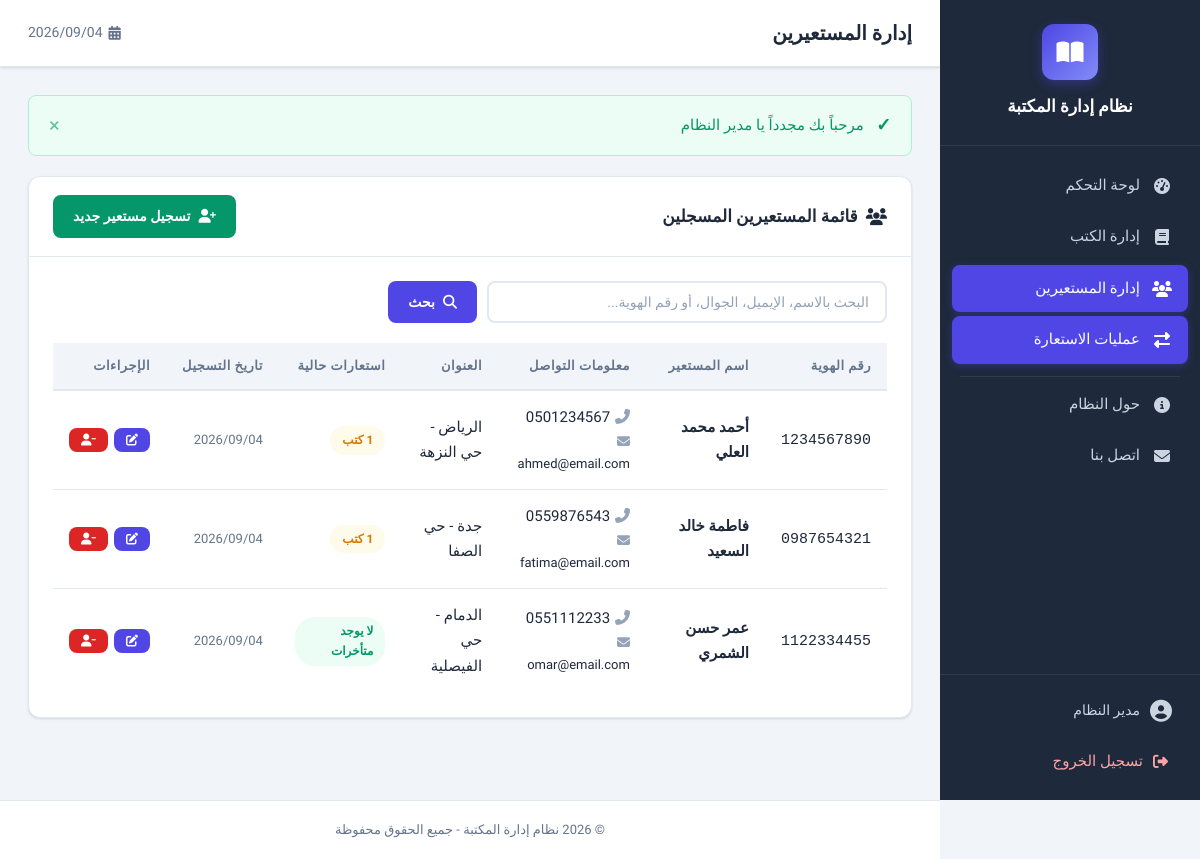
/borrowers/index.php (signed in), run on the app's committed database.
### tables this page shows
CREATE TABLE borrowers (
    id INT AUTO_INCREMENT PRIMARY KEY,                           
    name VARCHAR(100) NOT NULL,                                  
    email VARCHAR(100) UNIQUE,                                   
    phone VARCHAR(20),                                           
    address TEXT,                                                
    national_id VARCHAR(20) UNIQUE,                              
    created_at TIMESTAMP DEFAULT CURRENT_TIMESTAMP               
);

### borrowers/index.php (the view, shortened to what this page needs)
<?php
require_once __DIR__ . '/../config.php';
$search = sanitize($_GET['search'] ?? '');
$query = "
    SELECT b.*,
           (SELECT COUNT(*) FROM borrowings WHERE borrower_id = b.id AND status = 'borrowed') as active_borrowings
    FROM borrowers b
    WHERE 1=1
";
$params = [];
$query .= " ORDER BY b.created_at DESC";
try {
    $stmt = $pdo->prepare($query);
    $stmt->execute($params);
    $borrowers = $stmt->fetchAll();
} catch (PDOException $e) {
    $_SESSION['error'] = 'حدث خطأ في جلب بيانات المستعيرين.';
    $borrowers = [];
}
require_once __DIR__ . '/../includes/header.php';
?>
<div class="card">
    <div class="card-header">
        <h2><i class="fas fa-users"></i> قائمة المستعيرين المسجلين</h2>
        <a href="<?= BASE_URL ?>/borrowers/create.php" class="btn btn-success">
            <i class="fas fa-user-plus"></i> تسجيل مستعير جديد
        </a>
    </div>
    <div class="card-body">
        <form action="" method="GET" class="search-bar">
            <input type="text" name="search" class="form-control" placeholder="البحث بالاسم، الإيميل، الجوال، أو رقم الهوية..." value="<?= htmlspecialchars($search) ?>" style="flex: 1;">
            <button type="submit" class="btn btn-primary">
                <i class="fas fa-search"></i> بحث
            </button>
        </form>
        <?php if (count($borrowers) > 0): ?>
            <div class="table-responsive">
                <table class="data-table">
                    <thead>
                        <tr>
                            <th>رقم الهوية</th>
                            <th>اسم المستعير</th>
                            <th>معلومات التواصل</th>
                            <th>العنوان</th>
                            <th>استعارات حالية</th>
                            <th>تاريخ التسجيل</th>
                            <th>الإجراءات</th>
                        </tr>
                    </thead>
                    <tbody>
                        <?php foreach ($borrowers as $borrower): ?>
                        <tr>
                            <td><span style="font-family: monospace;"><?= htmlspecialchars($borrower['national_id'] ?? '---') ?></span></td>
                            <td><strong><?= htmlspecialchars($borrower['name']) ?></strong></td>
                            <td>
                                <div><i class="fas fa-phone-alt" style="color:var(--text-light); width:16px;"></i> <?= htmlspecialchars($borrower['phone'] ?? 'لا يوجد') ?></div>
                                <?php if (!empty($borrower['email'])): ?>
                                    <div style="font-size: 13px;"><i class="fas fa-envelope" style="color:var(--text-light); width:16px;"></i> <?= htmlspecialchars($borrower['email']) ?></div>
                                <?php endif; ?>
                            </td>
                            <td><?= htmlspecialchars(mb_strimwidth($borrower['address'] ?? '---', 0, 30, '...')) ?></td>
                            <td>
                                <?php if ($borrower['active_borrowings'] > 0): ?>
                                    <span class="badge badge-warning"><?= $borrower['active_borrowings'] ?> كتب</span>
                                <?php else: ?>
                                    <span class="badge badge-success">لا يوجد متأخرات</span>
                                <?php endif; ?>
                            </td>
                            <td style="font-size: 13px; color: var(--text-secondary);"><?= date('Y/m/d', strtotime($borrower['created_at'])) ?></td>
                            <td>
                                <div class="action-btns">
                                    <a href="<?= BASE_URL ?>/borrowers/edit.php?id=<?= $borrower['id'] ?>" class="btn btn-sm btn-primary" title="تعديل البيانات">
                                        <i class="fas fa-edit"></i>
                                    </a>
                                    <button type="button" onclick="confirmDelete('<?= BASE_URL ?>/borrowers/delete.php?id=<?= $borrower['id'] ?>', '<?= htmlspecialchars(addslashes($borrower['name'])) ?>')" class="btn btn-sm btn-danger" title="حذف">
                                        <i class="fas fa-user-minus"></i>
                                    </button>
                                </div>
                            </td>
                        </tr>
                        <?php endforeach; ?>
                    </tbody>
                </table>
            </div>
        <?php endif; ?>
    </div>
</div>
<?php require_once __DIR__ . '/../includes/footer.php'; ?>

### assets/css/style.css (style rules this page uses)
:root { --primary: #4f46e5; --primary-light: #818cf8; --primary-dark: #3730a3; --primary-bg: #eef2ff; --success: #059669; --success-bg: #ecfdf5; --warning: #d97706; --warning-bg: #fffbeb; --danger: #dc2626; --danger-bg: #fef2f2; --info: #0891b2; --info-bg: #ecfeff; --text-primary: #1e293b; --text-secondary: #64748b; --text-light: #94a3b8; --bg-body: #f1f5f9; --bg-white: #ffffff; --border-color: #e2e8f0; --shadow: 0 1px 3px rgba(0, 0, 0, 0.08), 0 1px 2px rgba(0, 0, 0, 0.06); --shadow-md: 0 4px 6px -1px rgba(0, 0, 0, 0.1), 0 2px 4px -1px rgba(0, 0, 0, 0.06); --shadow-lg: 0 10px 15px -3px rgba(0, 0, 0, 0.1), 0 4px 6px -2px rgba(0, 0, 0, 0.05); --sidebar-width: 260px; --sidebar-bg: #1e293b; --sidebar-text: #cbd5e1; --sidebar-hover: #334155; --sidebar-active: var(--primary); --radius: 12px; --radius-sm: 8px; --radius-lg: 16px; --transition: all 0.3s cubic-bezier(0.4, 0, 0.2, 1); }
*, *::before, *::after { margin: 0; padding: 0; box-sizing: border-box; }
html { scroll-behavior: smooth; }
body { font-family: 'Tajawal', sans-serif; font-size: 15px; line-height: 1.7; color: var(--text-primary); background-color: var(--bg-body); direction: rtl; min-height: 100vh; }
a { text-decoration: none; color: inherit; transition: var(--transition); }
button, input, select, textarea { font-family: inherit; font-size: inherit; }
.card { background: var(--bg-white); border-radius: var(--radius); box-shadow: var(--shadow); border: 1px solid var(--border-color); overflow: hidden; }
.card-header { display: flex; align-items: center; justify-content: space-between; padding: 18px 24px; border-bottom: 1px solid var(--border-color); }
.card-header h2 { font-size: 17px; font-weight: 700; display: flex; align-items: center; gap: 8px; }
.card-body { padding: 24px; }
.table-responsive { overflow-x: auto; }
.data-table { width: 100%; border-collapse: collapse; }
.data-table thead th { background: var(--bg-body); padding: 12px 16px; text-align: right; font-weight: 700; font-size: 13px; color: var(--text-secondary); text-transform: uppercase; letter-spacing: 0.5px; border-bottom: 2px solid var(--border-color); white-space: nowrap; }
.data-table tbody td { padding: 14px 16px; border-bottom: 1px solid var(--border-color); vertical-align: middle; }
.data-table tbody tr { transition: var(--transition); }
.data-table tbody tr:last-child td { border-bottom: none; }
.btn { display: inline-flex; align-items: center; gap: 8px; padding: 10px 20px; border: none; border-radius: var(--radius-sm); font-weight: 600; font-size: 14px; cursor: pointer; transition: var(--transition); white-space: nowrap; }
.btn i { font-size: 14px; }
.btn-primary { background: var(--primary); color: #fff; }
.btn-success { background: var(--success); color: #fff; }
.btn-danger { background: var(--danger); color: #fff; }
.btn-sm { padding: 6px 12px; font-size: 13px; }
.btn-sm i { font-size: 12px; }
.action-btns { display: flex; gap: 6px; flex-wrap: nowrap; }
.form-control { width: 100%; padding: 11px 16px; border: 2px solid var(--border-color); border-radius: var(--radius-sm); font-size: 14px; color: var(--text-primary); background: var(--bg-white); transition: var(--transition); outline: none; }
.form-control::placeholder { color: var(--text-light); }
.search-bar { display: flex; gap: 10px; margin-bottom: 20px; }
.search-bar .form-control { flex: 1; max-width: 400px; }
.badge { display: inline-flex; align-items: center; padding: 4px 12px; border-radius: 20px; font-size: 12px; font-weight: 700; }
.badge-success { background: var(--success-bg); color: var(--success); }
.badge-warning { background: var(--warning-bg); color: var(--warning); }

### data on the page
borrowers: national "1234567890", name "أحمد محمد العلي", phone "0501234567", email "ahmed@email.com", address "الرياض - حي النزهة", active_borrowings "1", created_at "2026/09/04"
borrowers: national "0987654321", name "فاطمة خالد السعيد", phone "0559876543", email "fatima@email.com", address "جدة - حي الصفا", active_borrowings "1", created_at "2026/09/04"
borrowers: national "1122334455", name "عمر حسن الشمري", phone "0551112233", email "omar@email.com", address "الدمام - حي الفيصلية", shows "لا يوجد متأخرات", created_at "2026/09/04"

### other printed values
SITE_NAME "نظام إدارة المكتبة"
$_SESSION['full_name'] "مدير النظام"
$pageTitle "إدارة المستعيرين"
$_SESSION['success'] "مرحباً بك مجدداً يا مدير النظام"
